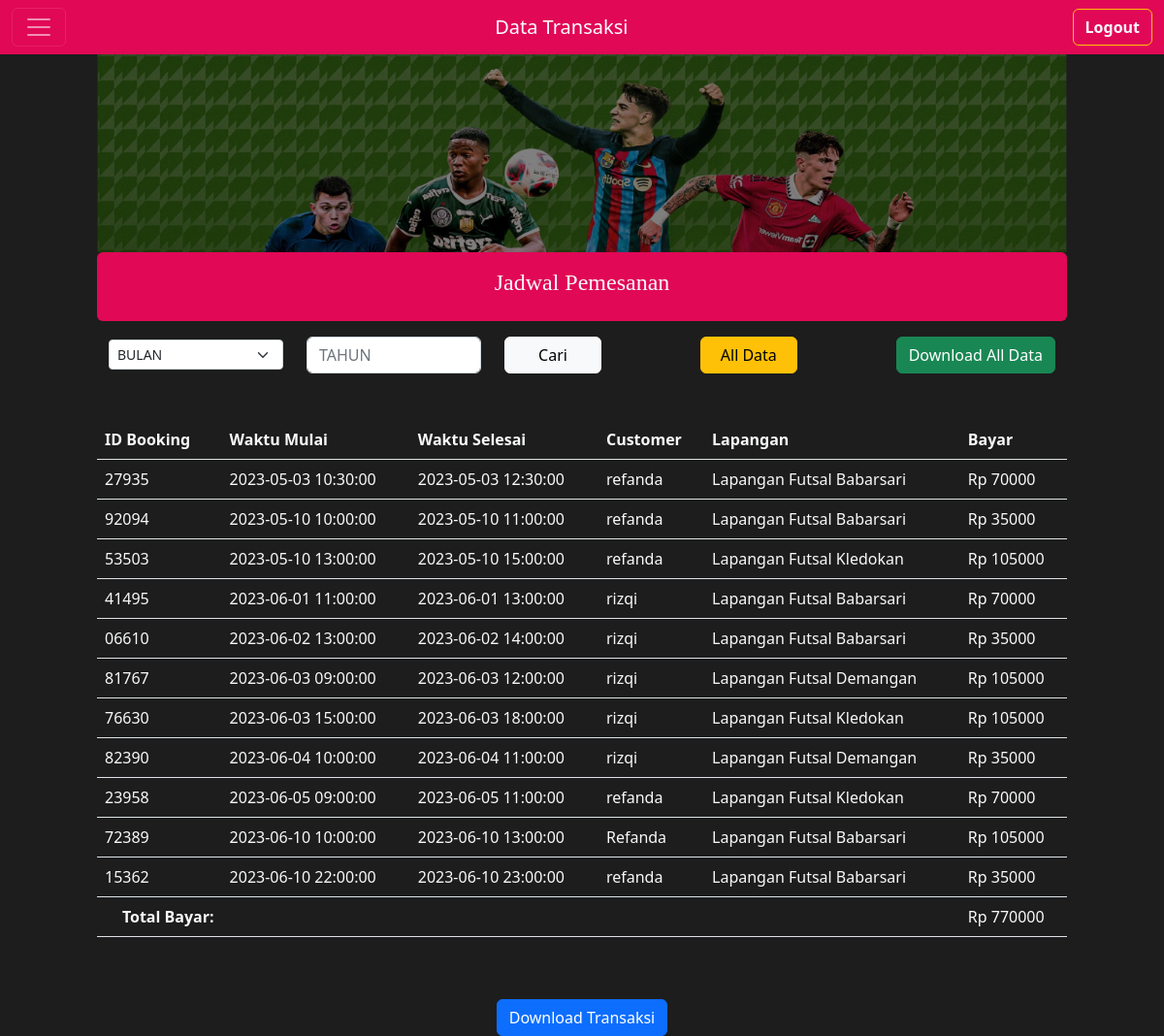
Page /SportID_023_029_ProjectAkhir_Website/data.php (signed in) on the committed database.
### tables this page shows
CREATE TABLE `booking` (
  `id_booking` varchar(20) NOT NULL,
  `order_mulai` datetime NOT NULL,
  `order_selesai` datetime NOT NULL,
  `id_customer` int(11) NOT NULL,
  `id_lapangan` int(11) NOT NULL,
  `bayar` int(20) NOT NULL
);

CREATE TABLE `customer` (
  `id_customer` int(11) NOT NULL,
  `username` varchar(20) NOT NULL,
  `password` varchar(25) NOT NULL,
  `nama` varchar(22) NOT NULL
);

CREATE TABLE `lapangan` (
  `id_lapangan` int(11) NOT NULL,
  `deskripsi` text NOT NULL,
  `fasilitas` text NOT NULL,
  `image` varchar(50) NOT NULL,
  `nama_lapangan` varchar(50) NOT NULL,
  `alamat` varchar(150) NOT NULL,
  `kategori` varchar(20) NOT NULL
);

### SportID_023_029_ProjectAkhir_Website/data.php (the view, shortened to what this page needs)
<!DOCTYPE html>
<html>
<head>
	<link rel="stylesheet" href="css.css">
	<link href="https://cdn.jsdelivr.net/npm/bootstrap@5.2.1/dist/css/bootstrap.min.css" rel="stylesheet">
	<link href='https://cdn.jsdelivr.net/npm/fullcalendar@5.8.0/main.css' rel='stylesheet' />
</head>
<body style="background-color: #1D1D1D;">
	<nav class="navbar navbar-dark sticky-top" style="background-color: #E10856;">
		<div class="container-fluid">
			<button class="navbar-toggler" type="button" data-bs-toggle="offcanvas" data-bs-target="#offcanvasNavbar" aria-controls="offcanvasNavbar">
				<span class="navbar-toggler-icon"></span>
			</button>
			<a class="navbar-brand">Data Transaksi</a>
			<a href="logout.php"><button class="btn btn-outline-warning text-light" style="font-weight: bold;" type="submit">Logout</button></a>
		</div>
	</nav>
	<center>
		<div style="width: 1000px;">
			<div style="background-size: cover; background-repeat: no-repeat; background-position: top;">
				<img src="aa1.png" class="w-100" alt="">
			</div>
			<div class="alert text-light" style="background-color: #E10856; font-size:xx-large; font-weight: bold; font-family: initial;">
				<h4>Jadwal Pemesanan</h4>
			</div>
			<div class="container text-center">
				<div class="row justify-content-center">
					<div class="col">
						<form method="GET" action="">
							<div class="row align-items-center">
								<div class="col-auto">
									<select class="form-select form-select-sm" aria-label=".form-select-sm example" style="width: 180px;" name="bulan" id="bulan">
										<option selected>BULAN</option>
									</select>
								</div>
								<div class="col-auto">
									<input type="text" name="tahun" id="tahun" maxlength="4" class="form-control" style="width: 180px;" placeholder="TAHUN">
								</div>
								<div class="col-auto">
									<input type="submit" value="Cari" style="width: 100px;" class="btn btn-light">
								</div>
								<div class="col">
									<a href="?all=true" style="width: 100px;" class="btn btn-warning">All Data</a>
								</div>
								<div class="col-auto">
									<form method="POST" action="export.php">
										<input type="submit" class="btn btn-success" value="Download All Data">
									</form>
								</div>
							</div>
						</form>
					</div>
				</div>
			</div>
			<br>
			<br>
			<table class="table text-light" align="center">
				<tr>
					<th>ID Booking</th>
					<th>Waktu Mulai</th>
					<th>Waktu Selesai</th>
					<th>Customer</th>
					<th>Lapangan</th>
					<th>Bayar</th>
				</tr>
				<?php
				include('koneksi.php');
				$whereClause = "";
				$sql = "SELECT * FROM booking b INNER JOIN customer c ON b.id_customer = c.id_customer INNER JOIN lapangan l ON b.id_lapangan = l.id_lapangan $whereClause";
				$query = mysqli_query($connect, $sql);
				$totalBayar = 0;
				$dataBooking = mysqli_fetch_all($query, MYSQLI_ASSOC);
				foreach ($dataBooking as $data) {
					$totalBayar += $data['bayar'];
				?>
					<tr>
						<td><?= $data['id_booking']; ?></td>
						<td><?= $data['order_mulai']; ?></td>
						<td><?= $data['order_selesai']; ?></td>
						<td><?= $data['nama']; ?></td>
						<td><?= $data['nama_lapangan']; ?></td>
						<td>Rp <?= $data['bayar']; ?></td>
					</tr>
				<?php } ?>
				<tr>
					<td colspan="1" style="text-align: right; font-weight: bold;">Total Bayar:</td>
					<td></td>
					<td></td>
					<td></td>
					<td></td>
					<td>Rp <?= $totalBayar; ?></td>
				</tr>
			</table>
			<br>
			<br>
			<form method="POST" action="export.php">
				<button type="submit" class="btn btn-primary">Download Transaksi</button>
			</form>
		</div>
	</center>
</body>
</html>

### rows in the picture
booking: id_booking "27935", order_mulai "2023-05-03 10:30:00", order_selesai "2023-05-03 12:30:00", id_customer.nama "refanda", id_lapangan.nama_lapangan "Lapangan Futsal Babarsari", bayar "70000"
booking: id_booking "92094", order_mulai "2023-05-10 10:00:00", order_selesai "2023-05-10 11:00:00", id_customer.nama "refanda", id_lapangan.nama_lapangan "Lapangan Futsal Babarsari", bayar "35000"
booking: id_booking "53503", order_mulai "2023-05-10 13:00:00", order_selesai "2023-05-10 15:00:00", id_customer.nama "refanda", id_lapangan.nama_lapangan "Lapangan Futsal Kledokan", bayar "105000"
booking: id_booking "41495", order_mulai "2023-06-01 11:00:00", order_selesai "2023-06-01 13:00:00", id_customer.nama "rizqi", id_lapangan.nama_lapangan "Lapangan Futsal Babarsari", bayar "70000"
booking: id_booking "06610", order_mulai "2023-06-02 13:00:00", order_selesai "2023-06-02 14:00:00", id_customer.nama "rizqi", id_lapangan.nama_lapangan "Lapangan Futsal Babarsari", bayar "35000"
booking: id_booking "81767", order_mulai "2023-06-03 09:00:00", order_selesai "2023-06-03 12:00:00", id_customer.nama "rizqi", id_lapangan.nama_lapangan "Lapangan Futsal Demangan", bayar "105000"
booking: id_booking "76630", order_mulai "2023-06-03 15:00:00", order_selesai "2023-06-03 18:00:00", id_customer.nama "rizqi", id_lapangan.nama_lapangan "Lapangan Futsal Kledokan", bayar "105000"
booking: id_booking "82390", order_mulai "2023-06-04 10:00:00", order_selesai "2023-06-04 11:00:00", id_customer.nama "rizqi", id_lapangan.nama_lapangan "Lapangan Futsal Demangan", bayar "35000"
booking: id_booking "23958", order_mulai "2023-06-05 09:00:00", order_selesai "2023-06-05 11:00:00", id_customer.nama "refanda", id_lapangan.nama_lapangan "Lapangan Futsal Kledokan", bayar "70000"
booking: id_booking "72389", order_mulai "2023-06-10 10:00:00", order_selesai "2023-06-10 13:00:00", id_customer.nama "Refanda", id_lapangan.nama_lapangan "Lapangan Futsal Babarsari", bayar "105000"
booking: id_booking "15362", order_mulai "2023-06-10 22:00:00", order_selesai "2023-06-10 23:00:00", id_customer.nama "refanda", id_lapangan.nama_lapangan "Lapangan Futsal Babarsari", bayar "35000"

### other values in the picture
$totalBayar "770000"
